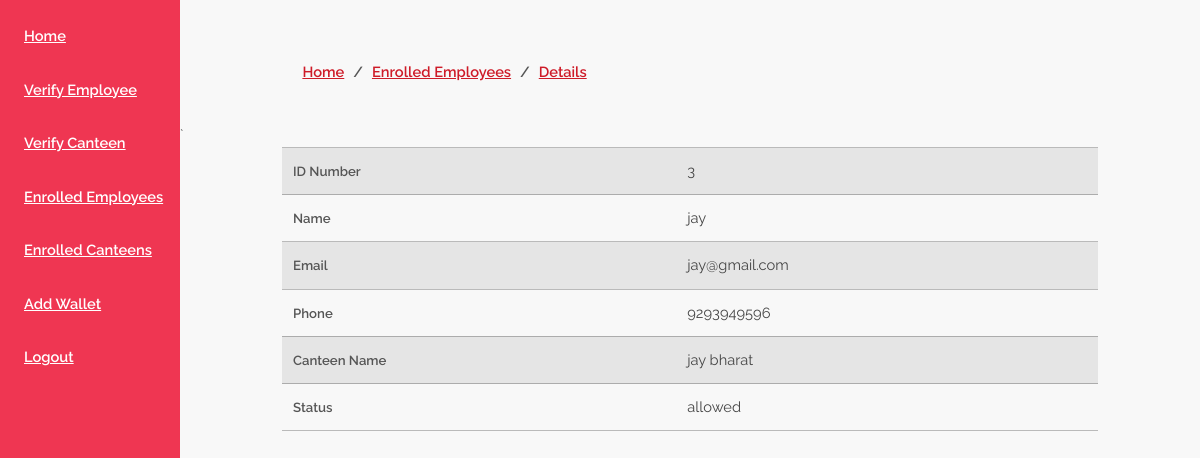
Screenshot of /enrolled_can_details.php?id=3 (signed in) with the database file from the repository.
### tables this page shows
CREATE TABLE `can_cred` (
  `id` int(11) NOT NULL,
  `name` varchar(40) NOT NULL,
  `password` varchar(50) NOT NULL,
  `email` varchar(30) NOT NULL,
  `phone` varchar(15) NOT NULL,
  `canteen_name` varchar(50) NOT NULL,
  `status` varchar(30) NOT NULL DEFAULT 'pending'
);

### enrolled_can_details.php (the view, shortened to what this page needs)
<link rel="stylesheet" type="text/css" href="css/style.css">
<?php include('header.php'); ?>
<?php
	$admin = mysqli_query($conn,"SELECT * FROM admin WHERE id='{$_SESSION['admin_id']}'");
	$cand_details = mysqli_query($conn,"SELECT * FROM can_cred WHERE id = '{$_GET['id']}'");
	$cand_details_row = mysqli_fetch_row($cand_details);
	if (mysqli_num_rows($admin)>0)
        {
            echo '
            	<div class="sidebar">
	            	<label><a href="home.php">Home</a></label>
	            	<label><a href="verify_cred.php">Verify Employee</a></label>
	            	<label><a href="verify_cred_cand.php">Verify Canteen</a></label>
	            	<label><a href="enrolled_emp.php">Enrolled Employees</a></label>
	            	<label><a href="enrolled_can.php">Enrolled Canteens</a></label>
	            	<label><a href="wallet.php">Add Wallet</a></label>
	            	<label><a href="logout.php">Logout</a></label>
	            </div>
	            <div class="bread_crumb">
	            	<label><a href="home.php" class="a_left">Home</a>/<a href="enrolled_can.php" class="a_right">Enrolled Employees</a>/<a href="enrolled_can_details.php?id='.$_GET['id'].'" class="a_right">Details</a></label>
	            </div>
	            <div class="allow_listing">
	            	<table>
	            		<tr>
	            			<th>ID Number</th>
	            			<td>'.$cand_details_row['0'].'</td>
	            		</tr>
	            		<tr>
	            			<th>Name</th>
	            			<td>'.$cand_details_row['1'].'</td>
	            		</tr>
	            		<tr>
	            			<th>Email</th>
	            			<td>'.$cand_details_row['3'].'</td>
	            		</tr>
	            		<tr>
	            			<th>Phone</th>
	            			<td>'.$cand_details_row['4'].'</td>
	            		</tr>
	            		<tr>
	            			<th>Canteen Name</th>
	            			<td>'.$cand_details_row['5'].'</td>
	            		</tr>
	            		<tr>
	            			<th>Status</th>
	            			<td>'.$cand_details_row['6'].'</td>
	            		</tr>`
	            	</table>
	            </div>
			';
        }
?>

### rows the page displays
can_cred: id "3", name "jay", email "jay@gmail.com", phone "9293949596", canteen_name "jay bharat", status "allowed"
